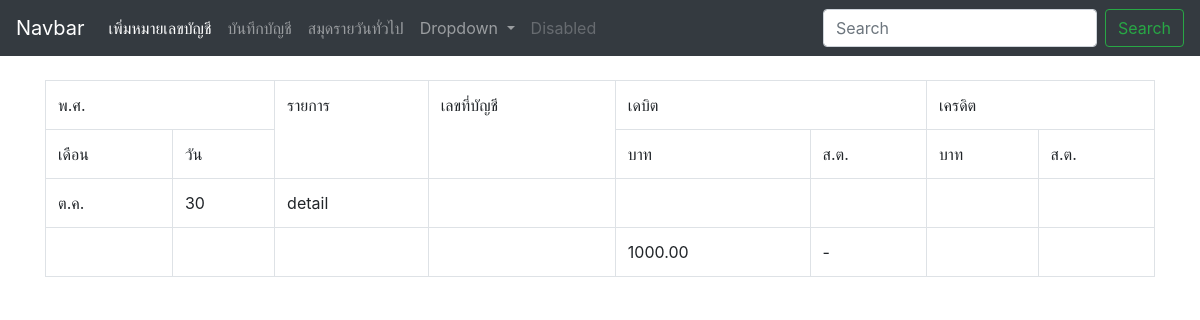
Before: /general-book.php with the older database file.
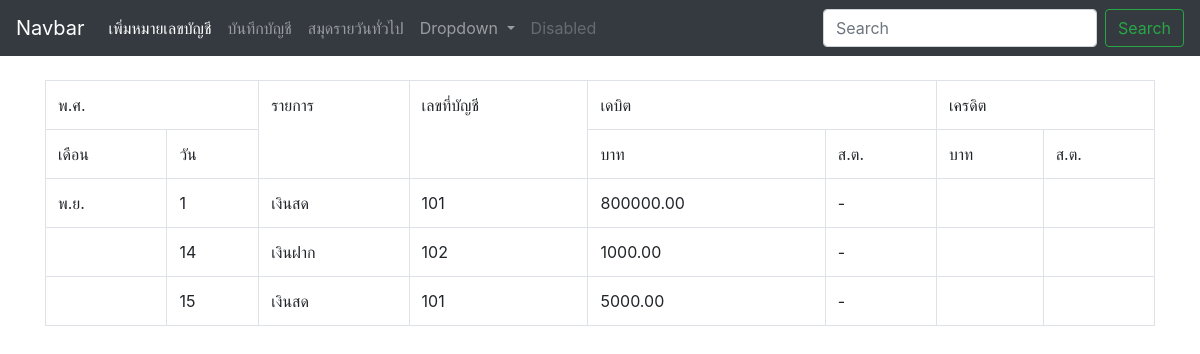
After: the same page with the newer database file.
### tables this page shows
CREATE TABLE `tb_book` (
  `id` int(10) UNSIGNED NOT NULL,
  `date` date NOT NULL,
  `detail` varchar(200) NOT NULL,
  `acc_id` int(10) DEFAULT '0',
  `cost` decimal(9,2) DEFAULT NULL,
  `status` varchar(10) DEFAULT NULL
);

CREATE TABLE `tb_account_number` (
  `acc_id` int(10) NOT NULL,
  `acc_number` varchar(10) NOT NULL,
  `list` varchar(100) NOT NULL
);

### general-book.php (the view, shortened to what this page needs)
<?php
include "config/database.php";
?>
<!doctype html>
<html lang="en">
  <head>
    <link rel="stylesheet" href="bootstrap/css/bootstrap.min.css">
  </head>
  <body>
    <header>
    <?php include "template/header.php"; ?>
    </header>
    <br>
    <div class="container">
      <div class="row">
        <div class="col-12">
          <table class="table table-bordered">
            <tr>
              <td colspan="2">พ.ศ.</td>
              <td rowspan="2">รายการ</td>
              <td rowspan="2">เลขที่บัญชี</td>
              <td colspan="2">เดบิต</td>
              <td colspan="2">เครดิต</td>
            </tr>
            <tr>
              <td>เดือน</td>
              <td>วัน</td>
              <td>บาท</td>
              <td>ส.ต.</td>
              <td>บาท</td>
              <td>ส.ต.</td>
            </tr>
            <?php
            $sql = "SELECT * FROM tb_book book
                             LEFT JOIN tb_account_number acc
                             ON book.acc_id = acc.acc_id
                             ORDER BY date , book.id ASC";
            $result = mysqli_query($conn,$sql);
            $old_month = "";
            $old_day = "";
            while ($data = mysqli_fetch_array($result)) {
            $date = date_create($data['date']);
            $day = date_format($date,'j');
            $month = date_format($date , 'm');
            ?>
            <tr>
              <td>
                <?php
                if ($old_month != $month) {
                  echo monthThai((int)$month);
                  $old_month = $month;
                }
                ?>
              </td>
              <td>
                <?php
                if ($old_day != $day) {
                  echo $day;
                  $old_day = $day;
                }
                ?>
              </td>
              <td>
              <?php
              if ($data['status'] == 'debit') {
                echo $data['list'];
              } else if($data['status'] == 'credit'){
                echo '&nbsp; &nbsp;&nbsp;&nbsp;&nbsp;'.$data['list'];
              } else {
                echo $data['detail'];
              }
              ?>
              </td>
              <td><?php echo $data['acc_number']; ?></td>
              <?php
              if ($data['status'] == 'debit') {
              ?>
              <td><?php echo $data['cost']; ?></td>
              <td>-</td>
              <td></td>
              <td></td>
              <?php
              } else {
                ?>
                  <td></td>
                  <td></td>
                  <td></td>
                  <td></td>
                <?php
              }
              ?>
            </tr>
            <?php
            }
            ?>
          </table>
        </div>
      </div>
    </div>
  </body>
</html>
<?php
  function monthThai($month){
    $num = (int)$month;
    $arr = ["","ม.ค.","ก.พ.","มี.ค.","เม.ย.","พ.ค.","มิ.ย.","ก.ค.","ส.ค.","ก.ย.","ต.ค.","พ.ย.","ธ.ค."];
    return $arr[$num];
  }
?>

Changed rows visible on the page:
removed tb_book: date "ต.ค.", date "30", detail "detail", status "status" (drawn)
removed tb_book: cost "1000.00"
added tb_book: date "พ.ย.", date "1", acc.list "เงินสด", acc.acc_number "101", cost "800000.00"
added tb_book: date "14", acc.list "เงินฝาก", acc.acc_number "102", cost "1000.00"
added tb_book: date "15", acc.list "เงินสด", acc.acc_number "101", cost "5000.00"
